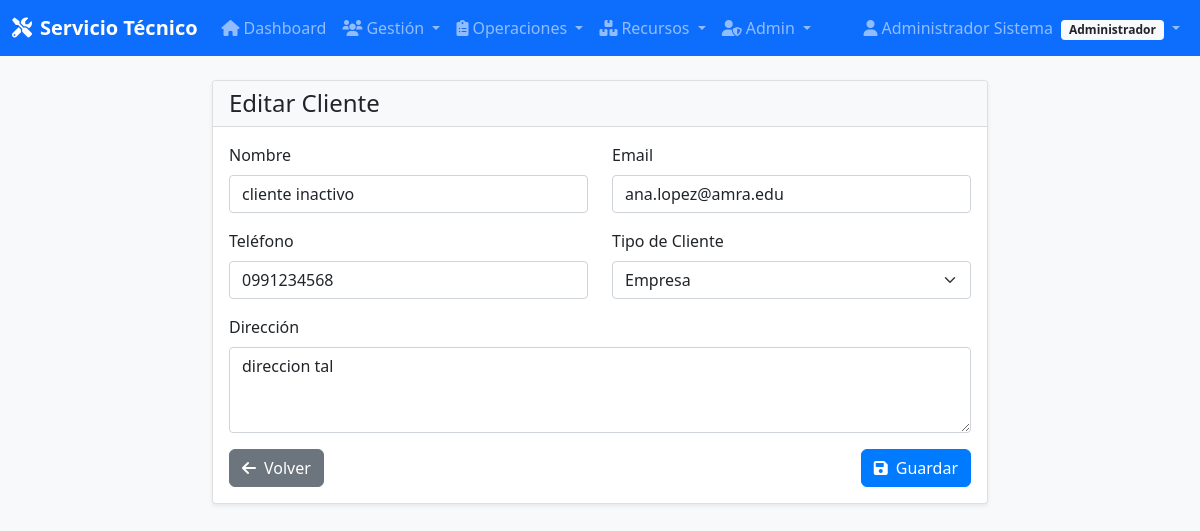
Page /clientes/3/editar (signed in) on the committed database.
### app/models/models.py (models this page shows, shortened)
class Usuario(UserMixin, db.Model):
    __tablename__ = 'usuarios'
    id = db.Column(db.Integer, primary_key=True)
    nombre = db.Column(db.String(100), nullable=False)
    email = db.Column(db.String(120), unique=True, nullable=False, index=True)
    password_hash = db.Column(db.String(255), nullable=False)
    telefono = db.Column(db.String(20))
    rol = db.Column(db.String(20), nullable=False, default='usuario')
    fecha_creacion = db.Column(db.DateTime, default=datetime.utcnow)
    def is_admin(self):
        return self.rol == 'administrador'

class Cliente(db.Model):
    __tablename__ = 'clientes'
    id = db.Column(db.Integer, primary_key=True)
    nombre = db.Column(db.String(100), nullable=False)
    email = db.Column(db.String(120))
    telefono = db.Column(db.String(20), nullable=False)
    direccion = db.Column(db.Text)
    tipo_cliente = db.Column(db.String(20), default='particular')
    fecha_registro = db.Column(db.DateTime, default=datetime.utcnow)
    activo = db.Column(db.Boolean, default=True)
    solicitudes = db.relationship('Solicitud', backref='cliente', lazy=True)
    facturas = db.relationship('Factura', backref='cliente', lazy=True)

### app/controllers/clientes.py (the view, shortened to what this page needs)
@clientes_bp.route('/<int:id>/editar', methods=['GET', 'POST'])
@admin_required
def edit(id):
    cliente = Cliente.query.get_or_404(id)
    form = ClienteForm(obj=cliente)
    return render_template('clientes/form.html', form=form, title='Editar Cliente')

### app/forms.py
class ClienteForm(FlaskForm):
    nombre = StringField('Nombre', validators=[DataRequired(), Length(min=2, max=100)])
    email = StringField('Email', validators=[Email(), Optional()])
    telefono = StringField('Teléfono', validators=[DataRequired(), Length(max=20)])
    direccion = TextAreaField('Dirección')
    tipo_cliente = SelectField('Tipo de Cliente', choices=[('particular', 'Particular'), ('empresa', 'Empresa')])

### app/templates/clientes/form.html (shortened to what this page needs)
{% extends "base.html" %}
{% block content %}
<div class="row justify-content-center">
    <div class="col-md-8">
        <div class="card">
            <div class="card-header">
                <h4 class="mb-0">{{ title }}</h4>
            </div>
            <div class="card-body">
                <form method="POST">
                    <div class="row">
                        <div class="col-md-6">
                            <div class="mb-3">
                                {{ form.nombre.label(class="form-label") }}
                                {{ form.nombre(class="form-control" + (" is-invalid" if form.nombre.errors else "")) }}
                            </div>
                        </div>
                        <div class="col-md-6">
                            <div class="mb-3">
                                {{ form.email.label(class="form-label") }}
                                {{ form.email(class="form-control" + (" is-invalid" if form.email.errors else "")) }}
                            </div>
                        </div>
                    </div>
                    <div class="row">
                        <div class="col-md-6">
                            <div class="mb-3">
                                {{ form.telefono.label(class="form-label") }}
                                {{ form.telefono(class="form-control" + (" is-invalid" if form.telefono.errors else "")) }}
                            </div>
                        </div>
                        <div class="col-md-6">
                            <div class="mb-3">
                                {{ form.tipo_cliente.label(class="form-label") }}
                                {{ form.tipo_cliente(class="form-select") }}
                            </div>
                        </div>
                    </div>
                    <div class="mb-3">
                        {{ form.direccion.label(class="form-label") }}
                        {{ form.direccion(class="form-control", rows="3") }}
                    </div>
                    <div class="d-flex justify-content-between">
                        <a href="{{ url_for('clientes.list') }}" class="btn btn-secondary">
                            <i class="fas fa-arrow-left me-2"></i>Volver
                        </a>
                        <button type="submit" class="btn btn-primary">
                            <i class="fas fa-save me-2"></i>Guardar
                        </button>
                    </div>
                </form>
            </div>
        </div>
    </div>
</div>
{% endblock %}

### app/templates/base.html (shortened to what this page needs)
<!DOCTYPE html>
<html lang="es">
<head>
    <link href="https://cdn.jsdelivr.net/npm/bootstrap@5.1.3/dist/css/bootstrap.min.css" rel="stylesheet">
    <link href="https://cdnjs.cloudflare.com/ajax/libs/font-awesome/6.0.0/css/all.min.css" rel="stylesheet">
    <link href="{{ url_for('static', filename='css/style.css') }}" rel="stylesheet">
</head>
<body>
    {% if current_user.is_authenticated %}
    <nav class="navbar navbar-expand-lg navbar-dark bg-primary">
        <div class="container-fluid">
            <a class="navbar-brand" href="{{ url_for('main.index') }}">
                <i class="fas fa-tools me-2"></i>Servicio Técnico
            </a>
            <div class="collapse navbar-collapse" id="navbarNav">
                <ul class="navbar-nav me-auto">
                    <li class="nav-item">
                        <a class="nav-link" href="{{ url_for('main.index') }}">
                            <i class="fas fa-home me-1"></i>Dashboard
                        </a>
                    </li>
                    {% if current_user.is_admin() %}
                    <li class="nav-item dropdown">
                        <a class="nav-link dropdown-toggle" href="#" role="button" data-bs-toggle="dropdown">
                            <i class="fas fa-users me-1"></i>Gestión
                        </a>
                    </li>
                    <li class="nav-item dropdown">
                        <a class="nav-link dropdown-toggle" href="#" role="button" data-bs-toggle="dropdown">
                            <i class="fas fa-clipboard-list me-1"></i>Operaciones
                        </a>
                    </li>
                    <li class="nav-item dropdown">
                        <a class="nav-link dropdown-toggle" href="#" role="button" data-bs-toggle="dropdown">
                            <i class="fas fa-boxes me-1"></i>Recursos
                        </a>
                    </li>
                    <li class="nav-item dropdown">
                        <a class="nav-link dropdown-toggle" href="#" role="button" data-bs-toggle="dropdown">
                            <i class="fas fa-user-shield me-1"></i>Admin
                        </a>
                    </li>
                    {% endif %}
                </ul>
                <ul class="navbar-nav">
                    <li class="nav-item dropdown">
                        <a class="nav-link dropdown-toggle" href="#" role="button" data-bs-toggle="dropdown">
                            <i class="fas fa-user me-1"></i>{{ current_user.nombre }}
                            <span class="badge bg-light text-dark ms-1">{{ current_user.rol.title() }}</span>
                        </a>
                    </li>
                </ul>
            </div>
        </div>
    </nav>
    {% endif %}
    <main class="container-fluid mt-4">
        {% block content %}{% endblock %}
    </main>
</body>
</html>

### app/static/css/style.css (style rules this page uses)
body { background-color: #f8f9fa; font-family: "Segoe UI", Tahoma, Geneva, Verdana, sans-serif; }
.navbar-brand { font-weight: bold; }
.card { box-shadow: 0 0.125rem 0.25rem rgba(0, 0, 0, 0.075); border: 1px solid rgba(0, 0, 0, 0.125); }
.card-header { background-color: #f8f9fa; border-bottom: 1px solid rgba(0, 0, 0, 0.125); }
.btn { border-radius: 0.375rem; }
.badge { font-size: 0.75em; }
.btn-primary { background-color: #007bff; border-color: #007bff; }
.card, .btn, .form-control { transition: all 0.2s ease-in-out; }

### rows in the picture
Usuario: nombre "Administrador Sistema", rol "Administrador"
Cliente: nombre "cliente inactivo", email "ana.lopez@amra.edu", telefono "0991234568", tipo_cliente "Empresa", direccion "direccion tal"

### other values in the picture
{{ title }} "Editar Cliente"
